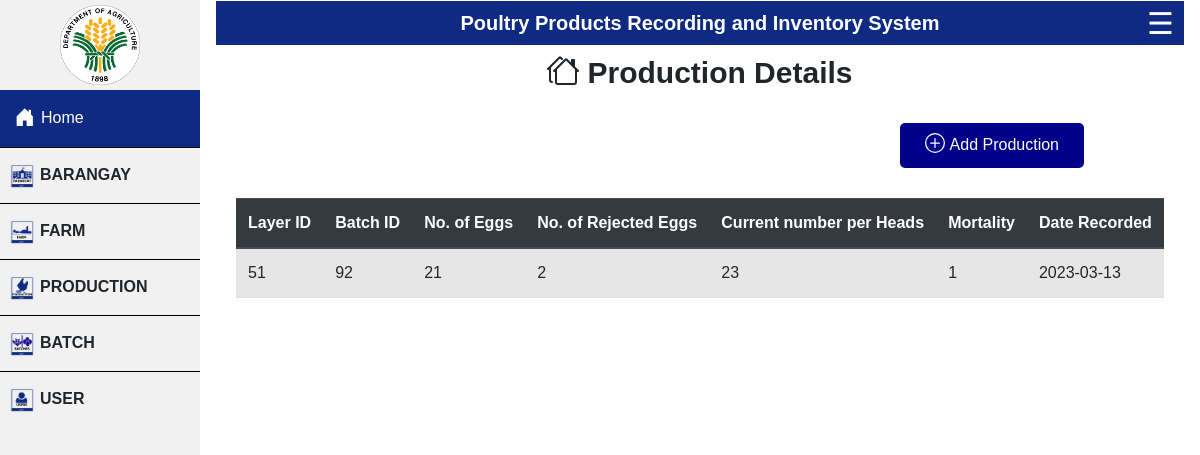
Screenshot of /project/view-production.php?batchID=92 with the database file from the repository.
### tables this page shows
CREATE TABLE `layer` (
  `layerID` int(11) NOT NULL,
  `batchID` int(11) NOT NULL,
  `userID` int(20) NOT NULL,
  `no_eggs` int(11) NOT NULL,
  `reject_eggs` int(11) NOT NULL,
  `Lcurrent` int(11) NOT NULL,
  `mortality` int(11) NOT NULL,
  `date` date NOT NULL DEFAULT current_timestamp()
);

### project/view-production.php (the view, shortened to what this page needs)
<?php
$username = "root";
$password = "";
$database = "project";
$mysqli = new mysqli("localhost", $username, $password, $database);
?>
<?php include ("header.php");  ?>
<div class="wrapper">
    <section class="view-user">
        <h2>Production Details</h2>
    </section>
    <section class="view">
        <?php
if($_SERVER['REQUEST_METHOD'] == 'GET'){
	$batchID = $_GET["batchID"];
$query = "SELECT * FROM batch where batchID=$batchID";
$res=mysqli_query($data,$query);
$verify=mysqli_fetch_array($res);
if($verify["unit"]=="broiler") {
$sql = "SELECT * FROM broiler where batchID=$batchID";
if ($result = $mysqli->query($sql)){
    echo "<table class='table table-striped'>
    <thead class='thead-dark'>
    <tr>
        <th scope='col'  id='name'>Broiler ID</th>
        <th scope='col' id='name'>Batch ID</th>
        <th scope='col' id='name'>Broiler Weight</th>
        <th scope='col' id='name'>Current Number per Head</th>
        <th scope='col' id='name'>Mortality</th>
        <th scope='col' id='name'>Date Recorded</th>
    </tr>
    </thead>";
		}
        while ($row = $result->fetch_assoc()) {
            echo"<tr>";
            echo "<td id='name' >" .$row['broilerID']. "</td>";
            echo "<td id='name'>" .$row['batchID']. "</td>";
            echo "<td id='name'>" .$row['broiler_weight']. "</td>";
            echo "<td id='name'>" .$row['Bcurrent']. "</td>";
            echo "<td id='name'>" .$row['mortality']. "</td>";
            echo "<td id='name'>" .$row['date']. "</td>";
			echo"</tr>";
		}
	"</table>";
    }
    else if($verify["unit"]=="layer") {
        $sql = "SELECT * FROM layer where batchID=$batchID";
        if ($result = $mysqli->query($sql)){
            echo "<table class='table table-striped'>
            <thead class='thead-dark'>
            <tr>
                <th scope='col'  id='count'>Layer ID</th>
                <th scope='col'  id='count'>Batch ID</th>
                <th scope='col' id='name'>No. of Eggs</th>
                <th scope='col' id='name'>No. of Rejected Eggs</th>
                <th scope='col' id='name'>Current number per Heads</th>
                <th scope='col' id='name'>Mortality</th>
                <th scope='col' id='name'>Date Recorded</th>
            </tr>
            </thead>";
                }
                while ($row = $result->fetch_assoc()) {
                    echo"<tr>";
                    echo "<td id='name' >" .$row['layerID']. "</td>";
                    echo "<td id='name' >" .$row['batchID']. "</td>";
                    echo "<td id='name' >" .$row['no_eggs']. "</td>";
                    echo "<td id='name'>" .$row['reject_eggs']. "</td>";
                    echo "<td id='name'>" .$row['Lcurrent']. "</td>";
                    echo "<td id='name'>" .$row['mortality']. "</td>";
                    echo "<td id='name'>" .$row['date']. "</td>";
                    echo"</tr>";
                }
            }
    }
?>
    </section>
    <div class="add">
        <div class="add-user-page">
        <a href="add-production.php?batchID=<?php echo $batchID ?>">Add Production</a>
        </div>
    </div>
</div>
</body>
</html>

### project/header.php (style rules this page uses)
body { margin: 0; font-family: helvetica; }

### project/view-production.php (style rules this page uses)
.wrapper { margin-top: 10px; }
.view { padding: 10px; margin: 10px; }
.view-user { display: flex; margin-top: 10px; justify-content: center; }
.view-user h2 { font-size: 30px; font-weight: bold; }
.add { display: flex; justify-content: flex-end; }
.add-user-page { background-color: darkblue; padding: 10px 25px 10px 25px; margin-bottom: 30px; margin-right: 80px; border-radius: 5px; }
.add-user-page a { text-decoration: none; color: white; }
a { text-decoration: none !important; }

### rows the page displays
layer: layerID "51", batchID "92", no_eggs "21", reject_eggs "2", Lcurrent "23", mortality "1", date "2023-03-13"
